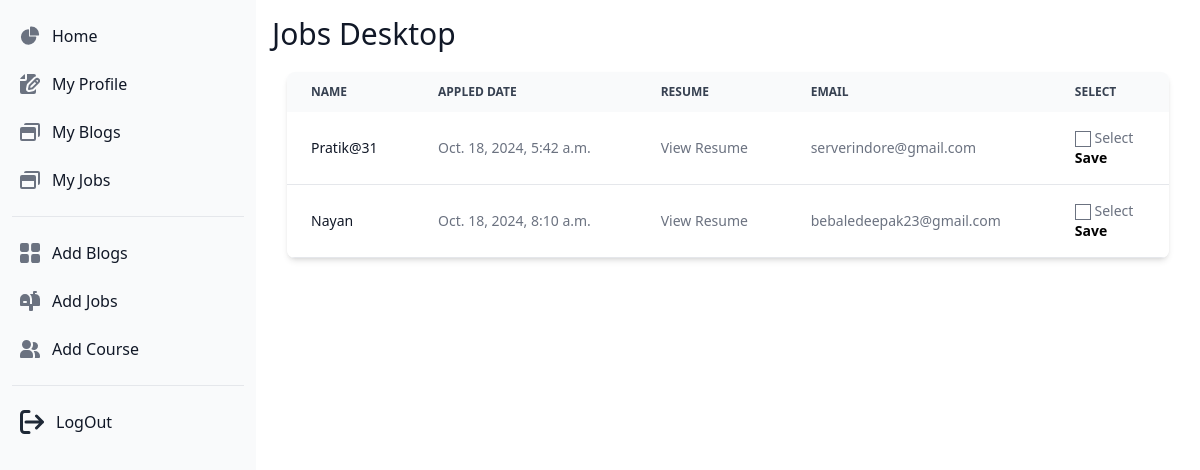
The app's page /contributor/16/job_detail/16/ with its own data.
### usa/models.py (models this page shows, shortened)
class Applicant(models.Model):
    user = models.ForeignKey(User, on_delete=models.CASCADE)
    job = models.ForeignKey(Job, on_delete=models.CASCADE)
    name = models.CharField(max_length=100)
    email = models.EmailField()
    resume = models.FileField(upload_to='applicant_resumes/', blank=True)
    timestamp = models.DateTimeField(auto_now=True, auto_now_add=False)

### contributor/views.py (the view)
# urls.py: path('<int:user_id>/job_detail/<str:job_id>/', views.job_detail, name="job_detail"),
def job_detail(request, job_id, user_id):
    job = get_object_or_404(Job, pk=job_id)
    applicants = Applicant.objects.filter(job=job)
    context = {
        'job': job,
        'applicants': applicants,
    }
    return render(request, 'contributors/job_details.html', context)

### usa/models.py (called while the page is built)
    def get_queryset(self):
        return JobQuerySet(self.model, using=self._db)

### usa/templatetags/usa_tags.py (called while the page is built)
@register.simple_tag
def signout_url():
    return reverse('usa:signout')

### templates/contributors/job_details.html (shortened to what this page needs)
{% load static %}
{% include 'contributors/contributor_sidebar.html' %}
{% block content %}
<section class="p-4 sm:ml-64">
    <h1 class="sm:text-3xl text-2xl font-medium title-font mb-4 text-gray-900">Jobs Desktop</h1>
    <div style="margin: 20px 15px;">
        <div class="relative overflow-x-auto shadow-md sm:rounded-lg">
            <table class="w-full text-sm text-left rtl:text-right text-gray-500 dark:text-gray-400">
                <thead class="text-xs text-gray-700 uppercase bg-gray-50 dark:bg-gray-700 dark:text-gray-400">
                    <tr>
                        <th scope="col" class="px-6 py-3">
                            Name
                        </th>
                        <th scope="col" class="px-6 py-3">
                            Appled Date
                        </th>
                        <th scope="col" class="px-6 py-3">
                            resume
                        </th>
                        <th scope="col" class="px-6 py-3">
                            email
                        </th>
                        <th scope="col" class="px-6 py-3">
                            select
                        </th>
                    </tr>
                </thead>
                <tbody>
                    {% for applicant in applicants  %}
                    <a href="#">
                        <tr class="bg-white border-b dark:bg-gray-800 dark:border-gray-700 hover:bg-gray-50 dark:hover:bg-gray-600">
                            <th scope="row" class="px-6 py-4 font-medium text-gray-900 whitespace-nowrap dark:text-white">
                                {{applicant.name}}
                            </th>
                            <td class="px-6 py-4">
                                {{applicant.timestamp}}
                            </td>
                            <td class="px-6 py-4">
                                <a href="{{ applicant.resume.url }}" target="_blank">View Resume</a>
                            </td>
                            <td class="px-6 py-4">
                                {{ applicant.email }}
                            </td>
                            <td class="px-6 py-4">
                                <form action="" method="post">
                                    <input type="checkbox" id="selected" name="selected" {% if job.applicant.selected %}checked{% endif %}>
                                    <label for="selected">Select</label><br>
                                    <button type="submit" style="color: black; font-weight: bold;">Save</button>
                                </form>
                            </td>
                        </tr>
                    </a>
                    {% endfor %}
                </tbody>
            </table>
        </div>
    </div>
</section>
{% endblock %}

### records on screen
Applicant: name "Pratik@31", timestamp "Oct. 18, 2024, 5:42 a.m.", email "serverindore@gmail.com"
Applicant: name "Nayan", timestamp "Oct. 18, 2024, 8:10 a.m.", email "bebaledeepak23@gmail.com"
